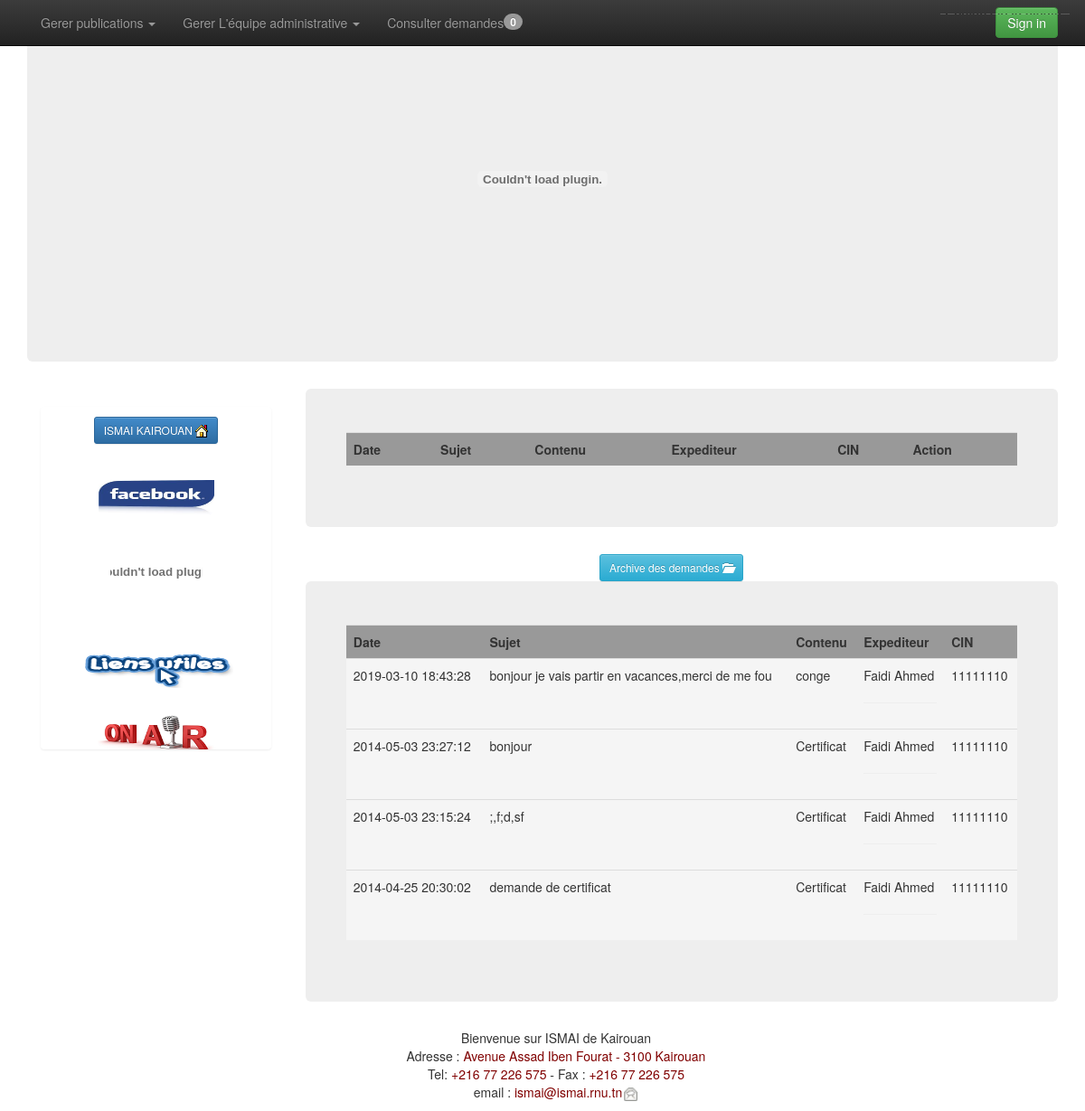
The page /Contenu/liste_demanderoot.php?archive=1 on the database its author committed.
### tables this page shows
CREATE TABLE `demande` (
  `id_demande` int(11) NOT NULL,
  `sujet` varchar(50) NOT NULL,
  `contenu` varchar(50) NOT NULL,
  `date_d` varchar(50) NOT NULL,
  `utilisateurs_id_utilisateurs` int(11) NOT NULL,
  `vue` tinyint(1) NOT NULL
);

CREATE TABLE `utilisateurs` (
  `id_utilisateurs` int(11) NOT NULL,
  `cin` int(10) NOT NULL,
  `nom` varchar(50) NOT NULL,
  `prenom` varchar(50) NOT NULL,
  `sexe` varchar(50) NOT NULL,
  `date_naissance` date NOT NULL,
  `mail` varchar(200) NOT NULL,
  `password` varchar(15) NOT NULL,
  `tel` varchar(15) NOT NULL,
  `profil` varchar(50) NOT NULL,
  `departement_id_departement` int(11) DEFAULT NULL,
  `groupe_id_groupe` int(11) DEFAULT NULL,
  `confirmer` tinyint(1) NOT NULL
);

### Contenu/liste_demanderoot.php (the view, shortened to what this page needs)
<!DOCTYPE html>
<html lang="fr">
	<head>
		<?php
		include ("incssjs.php");
		?>
	</head>
	<body role="document" style="margin-bottom: 90px;">
		<?php
		include ("menuroot.php");
		?>
		<div class="container theme-showcase" role="main">
			<?php
			include ("baniere.php");
			?>
			<?php
			include ("left.php");
			?>
			<div class="jumbotron" style="width: 73%; float: right;">
				<div class="row">
<table class="table">
<tr style="background:#999 ">
<td style="font-weight:bold">Date</td>
<td style="font-weight:bold">Sujet</td>
<td style="font-weight:bold">Contenu</td>
<td style="font-weight:bold">Expediteur</td>
<td style="font-weight:bold">CIN</td>
<td style="font-weight:bold">Action</td>
</tr>
                    </table>
				</div>
				</div>
			<center>	<a href="liste_demanderoot.php?archive=1"  type="submit"   class="btn btn-sm btn-info"> Archive des demandes
                        <span class="glyphicon glyphicon-folder-open"></span></a>
                      </center>
                   <?php if(isset($_GET['archive'])=="1"){ ?>
				<div class="jumbotron" style="width: 73%; float: right;">
				<div class="row">
					<?php
include("config.php");
					$sqlaff = 'select * from  demande, utilisateurs where `demande`.`utilisateurs_id_utilisateurs`=`utilisateurs`.`id_utilisateurs` and `demande`.`vue`="1" and `utilisateurs`.`profil`="admin"  order by date_d DESC';
					$req = mysqli_query($base,$sqlaff) or die(mysqli_error($base));
					?>
<table class="table">
<tr style="background:#999 ">
<td style="font-weight:bold">Date</td>
<td style="font-weight:bold">Sujet</td>
<td style="font-weight:bold">Contenu</td>
<td style="font-weight:bold">Expediteur</td>
<td style="font-weight:bold">CIN</td>
</tr>
					<?php
					$today =date("Y-m-d");
					 while ($data =mysqli_fetch_array($req)) {
					?>
					<tr <?php if($today==$data['date_d']){ ?>class="info" <?php }else { ?> class="active" <?php } ?>>
                    <td><?php echo $data['date_d']; ?></td>
                    <td><?php echo $data['contenu']; ?></td>
					<td><?php echo $data['sujet']; ?> </td>
					<td><?php echo $data['nom']; ?>&nbsp;<?php echo $data['prenom']; ?> <hr/></td>
					<td><?php echo $data['cin']; ?> </td>
					</tr>
					<?php } ?>
                    </table>
				</div>
				</div>
				<?php  } ?>
			</div>
			<?php
			include ("foot.php");
			?>
			<?php
			include ("fast.php");
			?>
	</body>
</html>

### rows shown on the page
demande: date_d "2019-03-10 18:43:28", contenu "bonjour je vais partir en vacances,merci de me fou", sujet "conge", utilisateurs_id_utilisateurs.nom "Faidi", utilisateurs_id_utilisateurs.prenom "Ahmed", utilisateurs_id_utilisateurs.cin "11111110"
demande: date_d "2014-05-03 23:27:12", contenu "bonjour", sujet "Certificat", utilisateurs_id_utilisateurs.nom "Faidi", utilisateurs_id_utilisateurs.prenom "Ahmed", utilisateurs_id_utilisateurs.cin "11111110"
demande: date_d "2014-05-03 23:15:24", contenu ";,f;d,sf", sujet "Certificat", utilisateurs_id_utilisateurs.nom "Faidi", utilisateurs_id_utilisateurs.prenom "Ahmed", utilisateurs_id_utilisateurs.cin "11111110"
demande: date_d "2014-04-25 20:30:02", contenu "demande de certificat", sujet "Certificat", utilisateurs_id_utilisateurs.nom "Faidi", utilisateurs_id_utilisateurs.prenom "Ahmed", utilisateurs_id_utilisateurs.cin "11111110"

### other values the page prints
$datacen['total'] "0"
